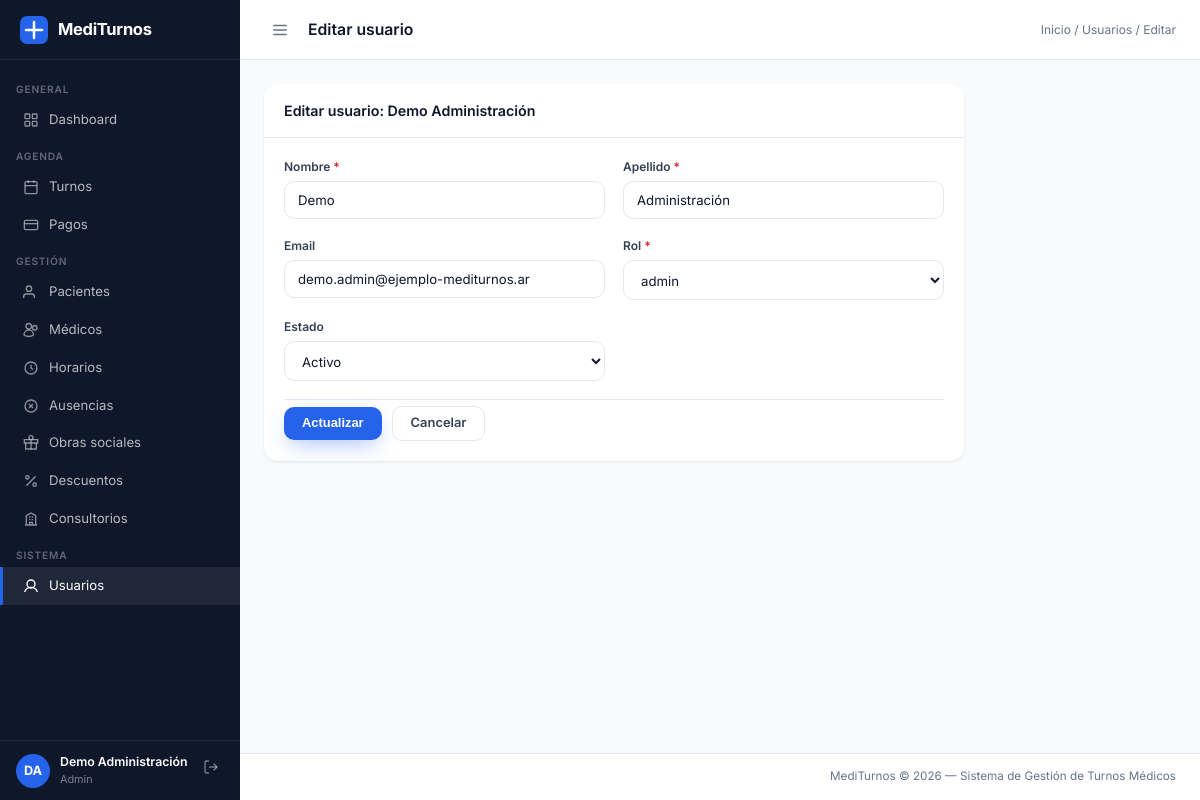
The page /sistema/controladores/ControladorUsuario.php?accion=editar&id=1094 (signed in) on the database its author committed.
### tables this page shows
CREATE TABLE `usuario` (
  `id_usuario` int(11) NOT NULL AUTO_INCREMENT,
  `nombre` varchar(30) NOT NULL,
  `apellido` varchar(30) NOT NULL,
  `usuario` varchar(50) NOT NULL,
  `email` varchar(120) NOT NULL,
  `foto` varchar(255) DEFAULT NULL,
  `contrasenia` varchar(255) NOT NULL COMMENT 'Hash bcrypt — nunca texto plano',
  `fecha_alta` date NOT NULL DEFAULT curdate(),
  `fecha_baja` date DEFAULT NULL,
  `estado` varchar(10) NOT NULL DEFAULT 'activo',
  `id_rol` int(11) NOT NULL,
  `id_paciente` int(11) DEFAULT NULL,
  `matricula` int(11) DEFAULT NULL,
  `ultimo_login` datetime DEFAULT NULL,
  `online` tinyint(1) NOT NULL DEFAULT 0,
  PRIMARY KEY (`id_usuario`),
  UNIQUE KEY `usuario` (`usuario`),
  UNIQUE KEY `email` (`email`),
  UNIQUE KEY `id_paciente` (`id_paciente`),
  UNIQUE KEY `matricula` (`matricula`),
  KEY `id_rol` (`id_rol`),
  KEY `idx_usuario_usuario` (`usuario`),
  KEY `idx_usuario_email` (`email`),
  CONSTRAINT `usuario_ibfk_medico` FOREIGN KEY (`matricula`) REFERENCES `medico` (`matricula`) ON DELETE SET NULL ON UPDATE CASCADE,
  CONSTRAINT `usuario_ibfk_paciente` FOREIGN KEY (`id_paciente`) REFERENCES `paciente` (`id_paciente`) ON DELETE SET NULL ON UPDATE CASCADE,
  CONSTRAINT `usuario_ibfk_rol` FOREIGN KEY (`id_rol`) REFERENCES `rol` (`id_rol`) ON UPDATE CASCADE
);

CREATE TABLE `rol` (
  `id_rol` int(11) NOT NULL AUTO_INCREMENT,
  `nombre` varchar(50) NOT NULL,
  `descripcion` varchar(200) DEFAULT NULL,
  PRIMARY KEY (`id_rol`),
  UNIQUE KEY `nombre` (`nombre`)
);

### includes/auth.php (called while the page is built, shortened)
<?php
function usuarioActual(): array
{
    return [
        'id'       => $_SESSION['id_usuario']   ?? null,
        'nombre'   => $_SESSION['nombre']        ?? '',
        'apellido' => $_SESSION['apellido']      ?? '',
        'rol'      => $_SESSION['rol']           ?? '',
        'permisos' => $_SESSION['permisos']      ?? [],
    ];
}

### sistema/modelos/Usuario.php (called while the page is built, shortened)
<?php
class Usuario
{
    private PDO $pdo;
    public function __construct(PDO $pdo)
    {
        $this->pdo = $pdo;
    }
    public function buscarPorId(int $id): array|false
    {
        $stmt = $this->pdo->prepare(
            "SELECT u.*, r.nombre AS rol_nombre
             FROM   usuario u JOIN rol r ON r.id_rol = u.id_rol
             WHERE  u.id_usuario = :id"
        );
        $stmt->execute([':id' => $id]);
        return $stmt->fetch();
    }
    public function listarRoles(): array
    {
        return $this->pdo->query("SELECT id_rol, nombre FROM rol ORDER BY nombre")->fetchAll();
    }
}

### includes/subida_imagen.php (called while the page is built, shortened)
<?php
class SubidaImagen
{
    public static function url(?string $nombre): ?string
    {
        if (!$nombre || !preg_match('/^[a-f0-9]{32}\.jpg$/', $nombre)) {
            return null;
        }
        return BASE_URL . 'publico/img/perfiles/' . $nombre;
    }
}

### sistema/vistas/usuarios/editar.php (the view, shortened to what this page needs)
<?php
$paginaTitulo = 'Editar usuario';
$breadcrumb   = '<a href="' . BASE_URL . 'dashboard.php">Inicio</a> / <a href="' . BASE_URL . 'sistema/controladores/ControladorUsuario.php?accion=index">Usuarios</a> / Editar';
require __DIR__ . '/../layouts/navbar.php';
$usuario = $usuario ?? [];
?>
<div class="panel panel-sm">
        <div class="panel-header">
            <span class="panel-titulo">
                Editar usuario:
                <?= htmlspecialchars($usuario['nombre'] . ' ' . $usuario['apellido']) ?>
            </span>
        </div>
    <div class="panel-body">
        <form method="POST" action="<?= BASE_URL ?>sistema/controladores/ControladorUsuario.php?accion=actualizar" novalidate>
            <div class="form-grid mb-18">
                <div class="form-group">
                    <label>Nombre <span class="req">*</span></label>
                    <input type="text" name="nombre" class="form-control" required
                        value="<?= htmlspecialchars($_POST['nombre'] ?? $usuario['nombre']) ?>">
                </div>
                <div class="form-group">
                    <label>Apellido <span class="req">*</span></label>
                    <input type="text" name="apellido" class="form-control" required
                        value="<?= htmlspecialchars($_POST['apellido'] ?? $usuario['apellido']) ?>">
                </div>
                <div class="form-group">
                    <label>Email</label>
                    <input type="email" name="email" class="form-control"
                        value="<?= htmlspecialchars($_POST['email'] ?? ($usuario['email'] ?? '')) ?>">
                </div>
                <div class="form-group">
                    <label>Rol <span class="req">*</span></label>
                    <select name="id_rol" class="form-control" required>
                        <?php foreach($roles as $r): ?>
                        <option value="<?= $r['id_rol'] ?>"
                            <?= ($usuario['id_rol'] ?? '') == $r['id_rol'] ? 'selected' : '' ?>>
                            <?= htmlspecialchars($r['nombre']) ?>
                        </option>
                        <?php endforeach; ?>
                    </select>
                </div>
                <div class="form-group">
                    <label>Estado</label>
                    <select name="estado" class="form-control">
                        <option value="activo"
                            <?= ($usuario['estado'] ?? '') === 'activo' ? 'selected' : '' ?>>
                            Activo
                        </option>
                    </select>
                </div>
            </div>
            <div class="form-acciones">
                <button type="submit" class="btn btn-primario">Actualizar</button>
                <a href="<?= BASE_URL ?>sistema/controladores/ControladorUsuario.php?accion=index" class="btn btn-secundario">Cancelar</a>
            </div>
        </form>
    </div>
</div>
<?php require __DIR__ . '/../layouts/footer.php'; ?>

### sistema/vistas/layouts/navbar.php (shortened to what this page needs)
<?php
$usuarioSesion = usuarioActual();
$rolActual = $usuarioSesion['rol'];
$inicialesSesion = strtoupper(substr($usuarioSesion['nombre'],0,1) . substr($usuarioSesion['apellido'],0,1));
require_once __DIR__ . '/../../../includes/subida_imagen.php';
$fotoSesion = SubidaImagen::url($_SESSION['foto'] ?? null);
?>
<!DOCTYPE html>
<html lang="es">
<head>
<?php
    $cssDir = __DIR__ . '/../../../publico/css/';
    $cssVer = fn($f) => BASE_URL . 'publico/css/' . $f
        . (is_file($cssDir . $f) ? '?v=' . filemtime($cssDir . $f) : '');
?>
    <link rel="stylesheet" href="<?= $cssVer('estilos.css') ?>">
    <link rel="stylesheet" href="<?= $cssVer('dashboard.css') ?>">
    <link rel="stylesheet" href="<?= $cssVer('utilidades.css') ?>">
</head>
<body>
<div class="layout">
<aside class="sidebar" id="sidebar">
    <div class="sidebar-logo">
        <svg width="28" height="28" viewBox="0 0 28 28" fill="none" xmlns="http://www.w3.org/2000/svg">
            <rect width="28" height="28" rx="7" fill="#2563eb"/>
            <path d="M14 6v16M6 14h16" stroke="white" stroke-width="2.5" stroke-linecap="round"/>
        </svg>
        <span>MediTurnos</span>
    </div>
    <nav class="sidebar-nav">
    <?php
    if ($rolActual === 'paciente'):
        $aqui = basename($_SERVER['PHP_SELF']);
    ?>
        <a href="<?= BASE_URL ?>dashboard.php" class="nav-link <?= $aqui === 'dashboard.php' ? 'activo' : '' ?>">
            <svg width="16" height="16" fill="none" stroke="currentColor" stroke-width="2" viewBox="0 0 24 24"><path d="M3 11l9-8 9 8"/><path d="M5 10v10h14V10"/></svg>
            Inicio
        </a>
        <a href="<?= BASE_URL ?>agendar.php" class="nav-link <?= $aqui === 'agendar.php' ? 'activo' : '' ?>">
            <svg width="16" height="16" fill="none" stroke="currentColor" stroke-width="2" viewBox="0 0 24 24"><rect x="3" y="4" width="18" height="18" rx="2"/><path d="M16 2v4M8 2v4M3 10h18M12 14v4M10 16h4"/></svg>
            Agendar cita
        </a>
        <a href="<?= BASE_URL ?>sistema/controladores/ControladorTurno.php?accion=index" class="nav-link <?= $aqui === 'ControladorTurno.php' ? 'activo' : '' ?>">
            <svg width="16" height="16" fill="none" stroke="currentColor" stroke-width="2" viewBox="0 0 24 24"><rect x="3" y="4" width="18" height="18" rx="2"/><path d="M16 2v4M8 2v4M3 10h18"/></svg>
            Mis turnos
        </a>
        <a href="<?= BASE_URL ?>sistema/controladores/ControladorPago.php?accion=index" class="nav-link <?= $aqui === 'ControladorPago.php' ? 'activo' : '' ?>">
            <svg width="16" height="16" fill="none" stroke="currentColor" stroke-width="2" viewBox="0 0 24 24"><rect x="2" y="5" width="20" height="14" rx="2"/><path d="M2 10h20"/></svg>
            Mis pagos
        </a>
        <a href="<?= BASE_URL ?>historial.php" class="nav-link <?= $aqui === 'historial.php' ? 'activo' : '' ?>">
            <svg width="16" height="16" fill="none" stroke="currentColor" stroke-width="2" viewBox="0 0 24 24"><path d="M14 2H6a2 2 0 0 0-2 2v16a2 2 0 0 0 2 2h12a2 2 0 0 0 2-2V8z"/><path d="M14 2v6h6M9 13h6M9 17h4"/></svg>
            Historial
        </a>
        <a href="<?= BASE_URL ?>recetas.php" class="nav-link <?= $aqui === 'recetas.php' ? 'activo' : '' ?>">
            <svg width="16" height="16" fill="none" stroke="currentColor" stroke-width="2" viewBox="0 0 24 24"><path d="M14 2H6a2 2 0 0 0-2 2v16a2 2 0 0 0 2 2h12a2 2 0 0 0 2-2V8z"/><path d="M14 2v6h6"/><path d="M9 15h6M12 12v6"/></svg>
            Mis recetas
        </a>
        <a href="<?= BASE_URL ?>perfil.php" class="nav-link <?= $aqui === 'perfil.php' ? 'activo' : '' ?>">
            <svg width="16" height="16" fill="none" stroke="currentColor" stroke-width="2" viewBox="0 0 24 24"><path d="M19 21v-2a4 4 0 0 0-4-4H9a4 4 0 0 0-4 4v2"/><circle cx="12" cy="7" r="4"/></svg>
            Mi perfil
        </a>
    <?php else: ?>
        <div class="nav-section">General</div>
        <a href="<?= BASE_URL ?>dashboard.php" class="nav-link <?= basename($_SERVER['PHP_SELF']) === 'dashboard.php' ? 'activo' : '' ?>">
            <svg width="16" height="16" fill="none" stroke="currentColor" stroke-width="2" viewBox="0 0 24 24"><rect x="3" y="3" width="7" height="7" rx="1"/><rect x="14" y="3" width="7" height="7" rx="1"/><rect x="3" y="14" width="7" height="7" rx="1"/><rect x="14" y="14" width="7" height="7" rx="1"/></svg>
            Dashboard
        </a>
        <div class="nav-section">Agenda</div>
        <a href="<?= BASE_URL ?>sistema/controladores/ControladorTurno.php?accion=index" class="nav-link <?= (basename($_SERVER['PHP_SELF']) === 'ControladorTurno.php') ? 'activo' : '' ?>">
            <svg width="16" height="16" fill="none" stroke="currentColor" stroke-width="2" viewBox="0 0 24 24"><rect x="3" y="4" width="18" height="18" rx="2"/><path d="M16 2v4M8 2v4M3 10h18"/></svg>
            Turnos
        </a>
        <a href="<?= BASE_URL ?>sistema/controladores/ControladorPago.php?accion=index" class="nav-link <?= (basename($_SERVER['PHP_SELF']) === 'ControladorPago.php') ? 'activo' : '' ?>">
            <svg width="16" height="16" fill="none" stroke="currentColor" stroke-width="2" viewBox="0 0 24 24"><rect x="2" y="5" width="20" height="14" rx="2"/><path d="M2 10h20"/></svg>
            Pagos
        </a>
        <?php if (in_array($rolActual, ['admin','recepcionista'])): ?>
        <div class="nav-section">Gestión</div>
        <a href="<?= BASE_URL ?>sistema/controladores/ControladorPaciente.php?accion=index" class="nav-link <?= (basename($_SERVER['PHP_SELF']) === 'ControladorPaciente.php') ? 'activo' : '' ?>">
            <svg width="16" height="16" fill="none" stroke="currentColor" stroke-width="2" viewBox="0 0 24 24"><path d="M17 21v-2a4 4 0 0 0-4-4H5a4 4 0 0 0-4 4v2"/><circle cx="9" cy="7" r="4"/></svg>
            Pacientes
        </a>
        <a href="<?= BASE_URL ?>sistema/controladores/ControladorMedico.php?accion=index" class="nav-link <?= (basename($_SERVER['PHP_SELF']) === 'ControladorMedico.php') ? 'activo' : '' ?>">
            Médicos
        </a>
        <a href="<?= BASE_URL ?>sistema/controladores/ControladorHorario.php?accion=index" class="nav-link <?= (basename($_SERVER['PHP_SELF']) === 'ControladorHorario.php') ? 'activo' : '' ?>">
            <svg width="16" height="16" fill="none" stroke="currentColor" stroke-width="2" viewBox="0 0 24 24"><circle cx="12" cy="12" r="9"/><path d="M12 7v5l3 2"/></svg>
            Horarios
        </a>
        <a href="<?= BASE_URL ?>sistema/controladores/ControladorAusencia.php?accion=index" class="nav-link <?= (basename($_SERVER['PHP_SELF']) === 'ControladorAusencia.php') ? 'activo' : '' ?>">
            <svg width="16" height="16" fill="none" stroke="currentColor" stroke-width="2" viewBox="0 0 24 24"><circle cx="12" cy="12" r="9"/><path d="M9 9l6 6M15 9l-6 6"/></svg>
            Ausencias
        </a>
        <?php endif; ?>
        <?php if ($rolActual === 'admin'): ?>
        <a href="<?= BASE_URL ?>sistema/controladores/ControladorObraSocial.php?accion=index" class="nav-link <?= (in_array(basename($_SERVER['PHP_SELF']), ['ControladorObraSocial.php']) && ($_GET['accion'] ?? '') !== 'descuentos') ? 'activo' : '' ?>">
            <svg width="16" height="16" fill="none" stroke="currentColor" stroke-width="2" viewBox="0 0 24 24"><path d="M20 12v9H4v-9"/><path d="M2 7h20v5H2z"/><path d="M12 22V7M12 7a3 3 0 1 0-3-3 3 3 0 0 0 3 3Z"/></svg>
            Obras sociales
        </a>
        <a href="<?= BASE_URL ?>sistema/controladores/ControladorObraSocial.php?accion=descuentos" class="nav-link <?= (($_GET['accion'] ?? '') === 'descuentos') ? 'activo' : '' ?>">
            <svg width="16" height="16" fill="none" stroke="currentColor" stroke-width="2" viewBox="0 0 24 24"><line x1="19" y1="5" x2="5" y2="19"/><circle cx="6.5" cy="6.5" r="2.5"/><circle cx="17.5" cy="17.5" r="2.5"/></svg>
            Descuentos
        </a>
        <a href="<?= BASE_URL ?>sistema/controladores/ControladorConsultorio.php?accion=index" class="nav-link <?= (basename($_SERVER['PHP_SELF']) === 'ControladorConsultorio.php') ? 'activo' : '' ?>">
            <svg width="16" height="16" fill="none" stroke="currentColor" stroke-width="2" viewBox="0 0 24 24"><path d="M3 21h18M5 21V7l7-4 7 4v14M9 9h2M9 13h2M13 9h2M13 13h2M10 21v-4h4v4"/></svg>
            Consultorios
        </a>
        <?php endif; ?>
        <?php if ($rolActual === 'admin'): ?>
        <div class="nav-section">Sistema</div>
        <a href="<?= BASE_URL ?>sistema/controladores/ControladorUsuario.php?accion=index" class="nav-link <?= (basename($_SERVER['PHP_SELF']) === 'ControladorUsuario.php') ? 'activo' : '' ?>">
            <svg width="16" height="16" fill="none" stroke="currentColor" stroke-width="2" viewBox="0 0 24 24"><path d="M12 15a6 6 0 1 0 0-12 6 6 0 0 0 0 12Z"/><path d="M2.5 21a10 10 0 0 1 19 0"/></svg>
            Usuarios
        </a>
        <?php endif; ?>
    <?php endif;  ?>
    </nav>
    <div class="sidebar-user">
        <a href="<?= BASE_URL ?>perfil.php" class="sidebar-user-link <?= basename($_SERVER['PHP_SELF']) === 'perfil.php' ? 'activo' : '' ?>" title="Mi perfil">
            <div class="avatar">
                <?php if ($fotoSesion): ?>
                    <img src="<?= htmlspecialchars($fotoSesion) ?>" alt="">
                <?php else: ?>
                    <?= $inicialesSesion ?>
                <?php endif; ?>
            </div>
            <div class="user-info">
                <div class="user-nombre"><?= htmlspecialchars($usuarioSesion['nombre'] . ' ' . $usuarioSesion['apellido']) ?></div>
                <div class="user-rol"><?= htmlspecialchars($rolActual) ?></div>
            </div>
        </a>
        <a href="<?= BASE_URL ?>logout.php" class="btn-logout" title="Cerrar sesión">
            <svg width="16" height="16" fill="none" stroke="currentColor" stroke-width="2" viewBox="0 0 24 24"><path d="M9 21H5a2 2 0 0 1-2-2V5a2 2 0 0 1 2-2h4"/><polyline points="16 17 21 12 16 7"/><line x1="21" y1="12" x2="9" y2="12"/></svg>
        </a>
    </div>
</aside>
<div class="main-wrap">
    <header class="topbar">
        <button class="btn-icono" id="btnToggleSidebar" style="display:none">
            <svg width="18" height="18" fill="none" stroke="currentColor" stroke-width="2" viewBox="0 0 24 24"><line x1="3" y1="6" x2="21" y2="6"/><line x1="3" y1="12" x2="21" y2="12"/><line x1="3" y1="18" x2="21" y2="18"/></svg>
        </button>
        <div class="topbar-title"><?= htmlspecialchars($paginaTitulo ?? 'MediTurnos') ?></div>
        <?php if (isset($breadcrumb)): ?>
        <div class="topbar-breadcrumb"><?= $breadcrumb ?></div>
        <?php endif; ?>
    </header>
    <main class="contenido">

### rows shown on the page
usuario: inicialesSesion "DA", nombre+apellido "Demo Administración", id_rol.nombre "Admin", nombre "Demo", apellido "Administración", email "demo.admin@ejemplo-mediturnos.ar", id_rol "admin", estado "Activo"

### other values the page prints
$paginaTitulo "Editar usuario"
